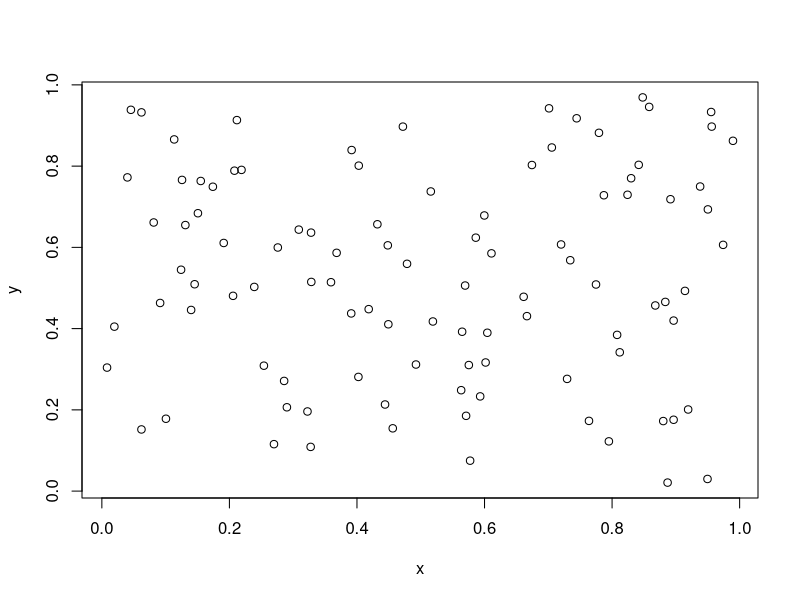

The R script that drew this image:
## ---- chunk 1
x <- runif(100)
y <- runif(100)
plot(x, y)
